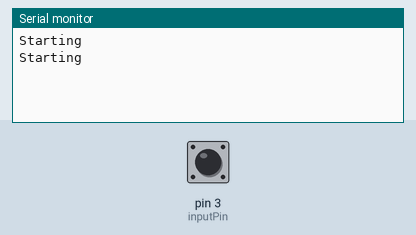
Recording of a sketch running on a simulated Arduino Uno, built with avr-gcc and run on an emulated ATmega328P. Shown: the last lines printed to the serial monitor. The test bench sets the inputs (shaded band); at power-on: pin 3 (inputPin) HIGH.

Above: at 1.2 s.
1.3 s: pin 3 (inputPin) pulled LOW for 0.15 s
At 1.43 s:
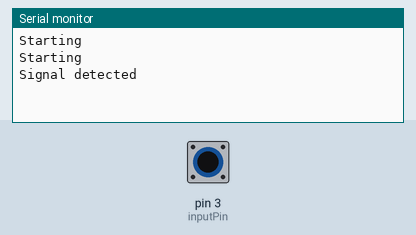
2.9 s: pin 3 (inputPin) pulled LOW for 1 s
At 4.5 s:
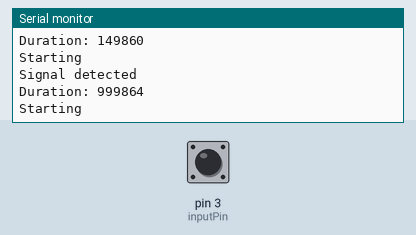
5.4 s: pin 3 (inputPin) pulled LOW for 3.2 s
At 6.2 s:
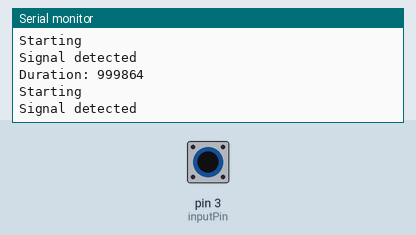

The sketch:

arduino-test.ino
```cpp
//#include <IRremoteESP8266.h>/
//#include <ESP8266WiFi.h>/

int inputPin  = 3;

uint32_t t0;

void setup() {

    Serial.begin(9600);
    pinMode(inputPin, INPUT_PULLUP);

    Serial.println("Starting");

}

void loop() {

    Serial.println("Starting");

    while(digitalRead(inputPin)) {}

    Serial.println("Signal detected");

    t0 = micros();

    while(!digitalRead(inputPin)) {}

    Serial.println("Duration: " + String(micros() - t0));

}
```

Measured:
- after the input at 1.3 s, the serial monitor: prints a new line at once (image 1)
- after the input at 2.9 s, the serial monitor: prints a new line after 1.0 s (image 2)
